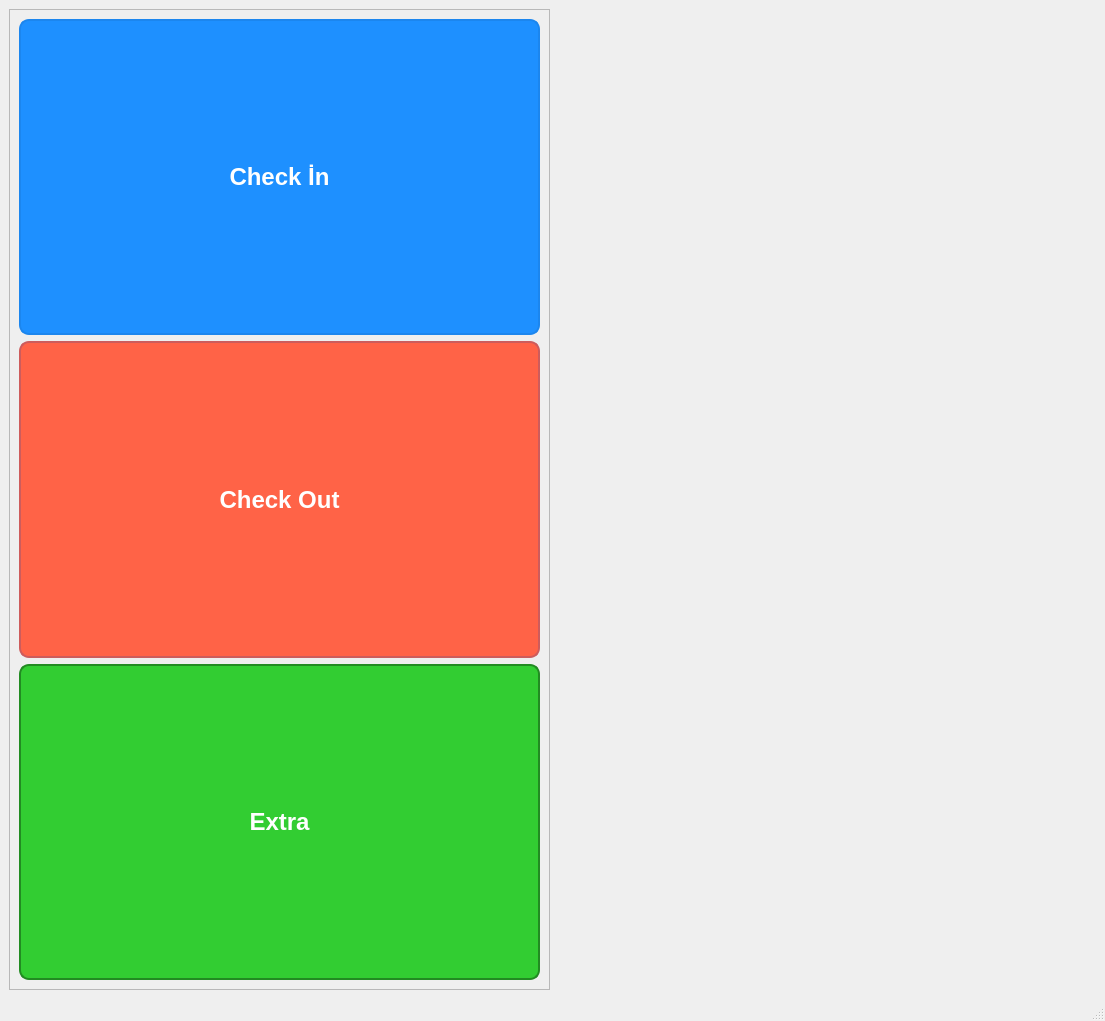
<?xml version="1.0" encoding="UTF-8"?>
<ui version="4.0">
 <class>MainWindow</class>
 <widget class="QMainWindow" name="MainWindow">
  <property name="geometry">
   <rect>
    <x>0</x>
    <y>0</y>
    <width>1105</width>
    <height>1021</height>
   </rect>
  </property>
  <property name="sizePolicy">
   <sizepolicy hsizetype="Expanding" vsizetype="Expanding">
    <horstretch>0</horstretch>
    <verstretch>0</verstretch>
   </sizepolicy>
  </property>
  <property name="windowTitle">
   <string>MainWindow</string>
  </property>
  <widget class="QWidget" name="centralwidget">
   <layout class="QHBoxLayout" name="horizontalLayout">
    <item>
     <widget class="QFrame" name="frame">
      <property name="sizePolicy">
       <sizepolicy hsizetype="Expanding" vsizetype="Expanding">
        <horstretch>0</horstretch>
        <verstretch>0</verstretch>
       </sizepolicy>
      </property>
      <property name="frameShape">
       <enum>QFrame::Shape::StyledPanel</enum>
      </property>
      <property name="frameShadow">
       <enum>QFrame::Shadow::Raised</enum>
      </property>
      <layout class="QVBoxLayout" name="verticalLayout">
       <item>
        <widget class="QPushButton" name="Checkin">
         <property name="sizePolicy">
          <sizepolicy hsizetype="Expanding" vsizetype="Expanding">
           <horstretch>0</horstretch>
           <verstretch>0</verstretch>
          </sizepolicy>
         </property>
         <property name="styleSheet">
          <string notr="true">QPushButton {
    background-color: #1E90FF;  /* Dodger Blue */
    border: 2px solid #1C86EE;  /* Steel Blue */
    border-radius: 10px;
    padding: 10px;
    color: white;
    font-size: 24px;
    font-weight: bold;
    box-shadow: 2px 2px 5px rgba(0, 0, 0, 0.5);
}
QPushButton:hover {
    background-color: #63B8FF;  /* Light Sky Blue */
}
QPushButton:pressed {
    background-color: #1C86EE;  /* Steel Blue */
    padding-left: 12px;
    padding-top: 12px;
}</string>
         </property>
         <property name="text">
          <string>Check İn</string>
         </property>
        </widget>
       </item>
       <item>
        <widget class="QPushButton" name="Checkout">
         <property name="sizePolicy">
          <sizepolicy hsizetype="Expanding" vsizetype="Expanding">
           <horstretch>0</horstretch>
           <verstretch>0</verstretch>
          </sizepolicy>
         </property>
         <property name="styleSheet">
          <string notr="true">QPushButton {
    background-color: #FF6347;  /* Tomato */
    border: 2px solid #CD5C5C;  /* Indian Red */
    border-radius: 10px;
    padding: 10px;
    color: white;
    font-size: 24px;
    font-weight: bold;
    box-shadow: 2px 2px 5px rgba(0, 0, 0, 0.5);
}
QPushButton:hover {
    background-color: #FF7F50;  /* Coral */
}
QPushButton:pressed {
    background-color: #CD5C5C;  /* Indian Red */
    padding-left: 12px;
    padding-top: 12px;
}</string>
         </property>
         <property name="text">
          <string>Check Out</string>
         </property>
        </widget>
       </item>
       <item>
        <widget class="QPushButton" name="Extra">
         <property name="sizePolicy">
          <sizepolicy hsizetype="Expanding" vsizetype="Expanding">
           <horstretch>0</horstretch>
           <verstretch>0</verstretch>
          </sizepolicy>
         </property>
         <property name="styleSheet">
          <string notr="true">QPushButton {
    background-color: #32CD32;  /* Lime Green */
    border: 2px solid #228B22;  /* Forest Green */
    border-radius: 10px;
    padding: 10px;
    color: white;
    font-size: 24px;
    font-weight: bold;
    box-shadow: 2px 2px 5px rgba(0, 0, 0, 0.5);
}
QPushButton:hover {
    background-color: #66CDAA;  /* Medium Aquamarine */
}
QPushButton:pressed {
    background-color: #228B22;  /* Forest Green */
    padding-left: 12px;
    padding-top: 12px;
}

</string>
         </property>
         <property name="text">
          <string>Extra</string>
         </property>
        </widget>
       </item>
      </layout>
     </widget>
    </item>
    <item>
     <widget class="QLabel" name="label">
      <property name="sizePolicy">
       <sizepolicy hsizetype="Expanding" vsizetype="Expanding">
        <horstretch>0</horstretch>
        <verstretch>0</verstretch>
       </sizepolicy>
      </property>
      <property name="text">
       <string/>
      </property>
      <property name="pixmap">
       <pixmap resource="Kaynak.qrc">:/Images/ai2.jpg</pixmap>
      </property>
     </widget>
    </item>
   </layout>
  </widget>
  <widget class="QMenuBar" name="menubar">
   <property name="geometry">
    <rect>
     <x>0</x>
     <y>0</y>
     <width>1105</width>
     <height>22</height>
    </rect>
   </property>
  </widget>
  <widget class="QStatusBar" name="statusbar"/>
 </widget>
 <resources>
  <include location="Kaynak.qrc"/>
 </resources>
 <connections/>
</ui>
